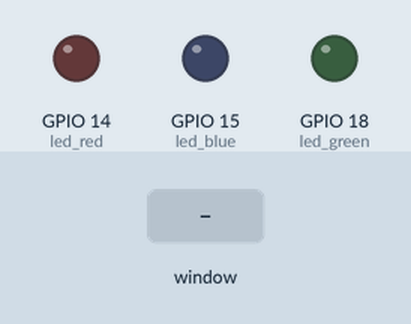
Simulated run of this program. Board: Raspberry Pi (BCM pin numbers). On the bench: output pins drawn as LEDs (lit = HIGH). Inputs (shaded band) come from the test bench. The desktop window is not drawn, its controls go by their first labels and the mouse button is held 0.15 s. At 8.8 s the program stops and its outputs stay as they are.

Above: at 1.2 s.
1.3 s: control labelled "Turn Red on" in the window clicked
At 2.5 s:
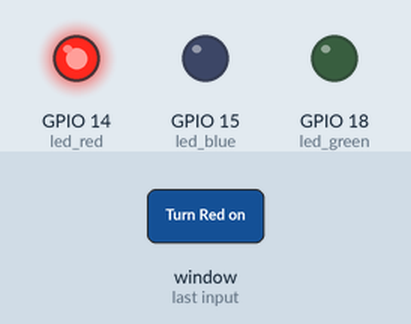
2.8 s: control labelled "Turn Bluee on" in the window clicked
At 3.7 s:
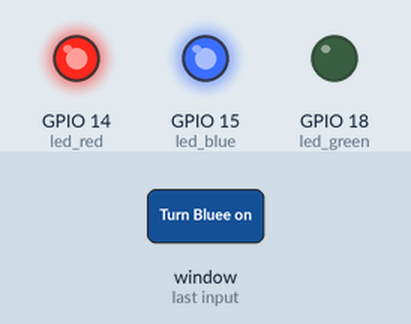
4.3 s: control labelled "Turn Green on" in the window clicked
At 4.9 s:
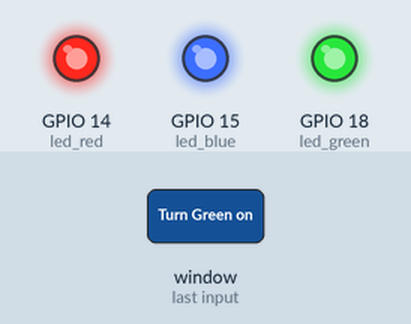
5.8 s: control labelled "Turn Red on" in the window clicked
At 7.0 s:
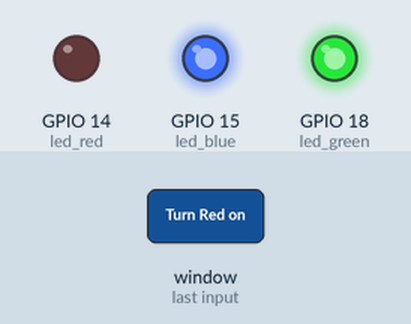
7.3 s: control labelled "Turn Bluee on" in the window clicked
At 8.3 s:
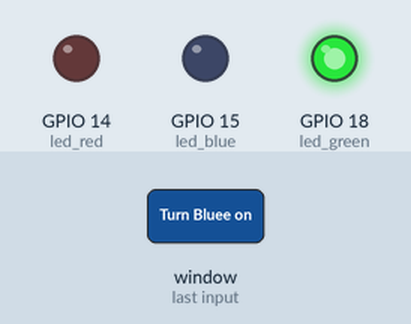
8.8 s: control labelled "Exit" in the window clicked
At 9.5 s:
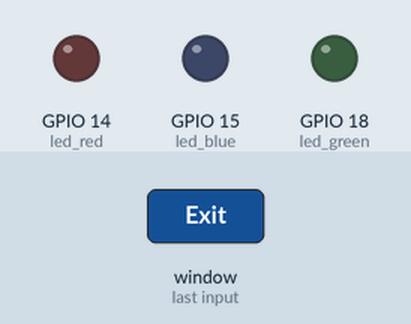
Timing chart, 0 to 10.3 s (numbered marks = the images above; inputs shaded):
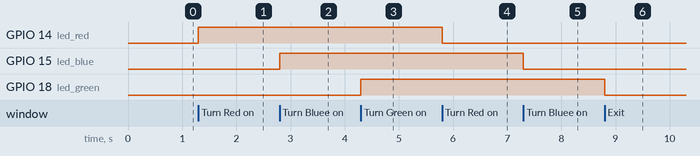

The program:

5.2.py
```python
from Tkinter import *
import Tkinter as tk
import tkFont
from gpiozero import LED
import RPi.GPIO
RPi.GPIO.setmode(RPi.GPIO.BCM)
##hardware
led_red = LED(14)
led_blue = LED(15)
led_green = LED(18)

##event function
def Red_ledToggle():
    if led_red.is_lit:
        led_red.off()
        RedButton["text"] = "Turn Red on"
    else:
        led_red.on()
        RedButton["text"] = "Turn Red off"

def Blue_ledToggle():
    if led_blue.is_lit:
        led_blue.off()
        BlueButton["text"] = "Turn Blue on"
    else:
        led_blue.on()
        BlueButton["text"] = "Turn Blue off"

def Green_ledToggle():
    if led_green.is_lit:
        led_green.off()
        GreenButton["text"] = "Turn Green on"
    else:
        led_green.on()
        GreenButton["text"] = "Turn Green off"


def close():
    RPi.GPIO.cleanup()
    win.destroy()

##GUI definition
win = tk.Tk()
win.title("LED Toggler")
myFont = tkFont.Font(family = 'Helvetica',size = 12, weight = "bold")

##WIDGETS
RedButton = Button(win, text = "Turn Red on", font = myFont, command = Red_ledToggle, bg = 'bisque2',height = 1, width = 24)
RedButton.grid(row = 0, column=1)

BlueButton = Button(win, text = "Turn Bluee on", font = myFont, command = Blue_ledToggle, bg = 'bisque2',height = 1, width = 24)
BlueButton.grid(row = 1, column=1)

GreenButton = Button(win, text = "Turn Green on", font = myFont, command = Green_ledToggle, bg = 'bisque2',height = 1, width = 24)
GreenButton.grid(row = 2, column=1)

exitButton = Button(win, text = "Exit", font = myFont, command = close, bg = 'red',height = 1, width = 6)
exitButton.grid(row = 3, column=1)

win.protocol("WM_DELETE_WINDOW",close)#exit cleanly

win.mainloop()#keep loopping
```

Measured:
- after the input at 1.3 s, GPIO 14 (led_red): LOW → HIGH at once
- after the input at 2.8 s, GPIO 15 (led_blue): LOW → HIGH at once
- after the input at 4.3 s, GPIO 18 (led_green): LOW → HIGH at once
- after the input at 5.8 s, GPIO 14 (led_red): HIGH → LOW at once
- after the input at 7.3 s, GPIO 15 (led_blue): HIGH → LOW at once
- after the input at 8.8 s, GPIO 18 (led_green): HIGH → LOW at once
